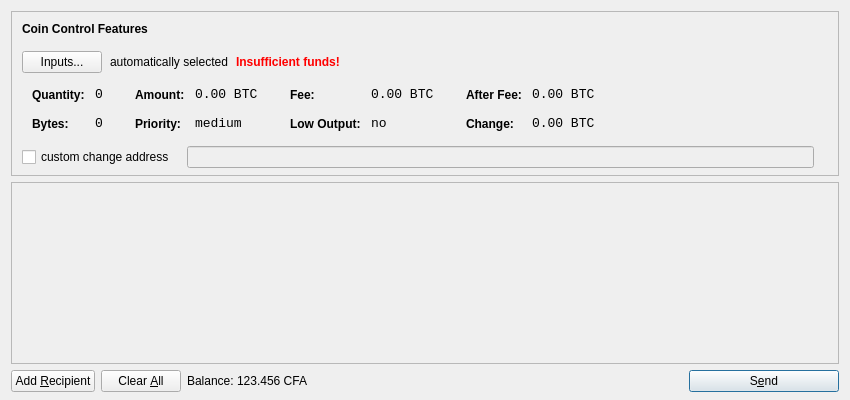
<?xml version="1.0" encoding="UTF-8"?>
<ui version="4.0">
 <class>SendCoinsDialog</class>
 <widget class="QDialog" name="SendCoinsDialog">
  <property name="geometry">
   <rect>
    <x>0</x>
    <y>0</y>
    <width>850</width>
    <height>400</height>
   </rect>
  </property>
  <property name="windowTitle">
   <string>Send Coins</string>
  </property>
  <layout class="QVBoxLayout" name="verticalLayout" stretch="0,1,0">
   <property name="bottomMargin">
    <number>8</number>
   </property>
   <item>
    <widget class="QFrame" name="frameCoinControl">
     <property name="sizePolicy">
      <sizepolicy hsizetype="Expanding" vsizetype="Expanding">
       <horstretch>0</horstretch>
       <verstretch>0</verstretch>
      </sizepolicy>
     </property>
     <property name="maximumSize">
      <size>
       <width>16777215</width>
       <height>16777215</height>
      </size>
     </property>
     <property name="frameShape">
      <enum>QFrame::StyledPanel</enum>
     </property>
     <property name="frameShadow">
      <enum>QFrame::Sunken</enum>
     </property>
     <layout class="QVBoxLayout" name="verticalLayoutCoinControl2">
      <property name="spacing">
       <number>-1</number>
      </property>
      <property name="leftMargin">
       <number>0</number>
      </property>
      <property name="topMargin">
       <number>0</number>
      </property>
      <property name="rightMargin">
       <number>0</number>
      </property>
      <property name="bottomMargin">
       <number>6</number>
      </property>
      <item>
       <layout class="QVBoxLayout" name="verticalLayoutCoinControl" stretch="0,0,0,0,1">
        <property name="spacing">
         <number>0</number>
        </property>
        <property name="leftMargin">
         <number>10</number>
        </property>
        <property name="topMargin">
         <number>10</number>
        </property>
        <item>
         <layout class="QHBoxLayout" name="horizontalLayoutCoinControl1">
          <property name="bottomMargin">
           <number>15</number>
          </property>
          <item>
           <widget class="QLabel" name="labelCoinControlFeatures">
            <property name="sizePolicy">
             <sizepolicy hsizetype="Preferred" vsizetype="Maximum">
              <horstretch>0</horstretch>
              <verstretch>0</verstretch>
             </sizepolicy>
            </property>
            <property name="font">
             <font>
              <weight>75</weight>
              <bold>true</bold>
             </font>
            </property>
            <property name="styleSheet">
             <string notr="true">font-weight:bold;</string>
            </property>
            <property name="text">
             <string>Coin Control Features</string>
            </property>
           </widget>
          </item>
         </layout>
        </item>
        <item>
         <layout class="QHBoxLayout" name="horizontalLayoutCoinControl2" stretch="0,0,0,0">
          <property name="spacing">
           <number>8</number>
          </property>
          <property name="bottomMargin">
           <number>10</number>
          </property>
          <item>
           <widget class="QPushButton" name="pushButtonCoinControl">
            <property name="styleSheet">
             <string notr="true"/>
            </property>
            <property name="text">
             <string>Inputs...</string>
            </property>
           </widget>
          </item>
          <item>
           <widget class="QLabel" name="labelCoinControlAutomaticallySelected">
            <property name="text">
             <string>automatically selected</string>
            </property>
            <property name="margin">
             <number>5</number>
            </property>
           </widget>
          </item>
          <item>
           <widget class="QLabel" name="labelCoinControlInsuffFunds">
            <property name="font">
             <font>
              <weight>75</weight>
              <bold>true</bold>
             </font>
            </property>
            <property name="styleSheet">
             <string notr="true">color:red;font-weight:bold;</string>
            </property>
            <property name="text">
             <string>Insufficient funds!</string>
            </property>
            <property name="margin">
             <number>5</number>
            </property>
           </widget>
          </item>
          <item>
           <spacer name="horizontalSpacerCoinControl">
            <property name="orientation">
             <enum>Qt::Horizontal</enum>
            </property>
            <property name="sizeHint" stdset="0">
             <size>
              <width>40</width>
              <height>1</height>
             </size>
            </property>
           </spacer>
          </item>
         </layout>
        </item>
        <item>
         <widget class="QWidget" name="widgetCoinControl" native="true">
          <property name="sizePolicy">
           <sizepolicy hsizetype="Preferred" vsizetype="Preferred">
            <horstretch>0</horstretch>
            <verstretch>0</verstretch>
           </sizepolicy>
          </property>
          <property name="minimumSize">
           <size>
            <width>0</width>
            <height>0</height>
           </size>
          </property>
          <property name="styleSheet">
           <string notr="true"/>
          </property>
          <layout class="QHBoxLayout" name="horizontalLayoutCoinControl5">
           <property name="margin">
            <number>0</number>
           </property>
           <item>
            <layout class="QHBoxLayout" name="horizontalLayoutCoinControl3" stretch="0,0,0,1">
             <property name="spacing">
              <number>20</number>
             </property>
             <property name="topMargin">
              <number>0</number>
             </property>
             <property name="bottomMargin">
              <number>10</number>
             </property>
             <item>
              <layout class="QFormLayout" name="formLayoutCoinControl1">
               <property name="horizontalSpacing">
                <number>10</number>
               </property>
               <property name="verticalSpacing">
                <number>14</number>
               </property>
               <property name="leftMargin">
                <number>10</number>
               </property>
               <property name="topMargin">
                <number>4</number>
               </property>
               <property name="rightMargin">
                <number>6</number>
               </property>
               <item row="0" column="0">
                <widget class="QLabel" name="labelCoinControlQuantityText">
                 <property name="styleSheet">
                  <string notr="true">font-weight:bold;</string>
                 </property>
                 <property name="text">
                  <string>Quantity:</string>
                 </property>
                 <property name="margin">
                  <number>0</number>
                 </property>
                </widget>
               </item>
               <item row="0" column="1">
                <widget class="QLabel" name="labelCoinControlQuantity">
                 <property name="font">
                  <font>
                   <family>Monospace</family>
                   <pointsize>10</pointsize>
                  </font>
                 </property>
                 <property name="cursor">
                  <cursorShape>IBeamCursor</cursorShape>
                 </property>
                 <property name="contextMenuPolicy">
                  <enum>Qt::ActionsContextMenu</enum>
                 </property>
                 <property name="text">
                  <string notr="true">0</string>
                 </property>
                 <property name="margin">
                  <number>0</number>
                 </property>
                 <property name="textInteractionFlags">
                  <set>Qt::LinksAccessibleByMouse|Qt::TextSelectableByKeyboard|Qt::TextSelectableByMouse</set>
                 </property>
                </widget>
               </item>
               <item row="1" column="0">
                <widget class="QLabel" name="labelCoinControlBytesText">
                 <property name="styleSheet">
                  <string notr="true">font-weight:bold;</string>
                 </property>
                 <property name="text">
                  <string>Bytes:</string>
                 </property>
                </widget>
               </item>
               <item row="1" column="1">
                <widget class="QLabel" name="labelCoinControlBytes">
                 <property name="font">
                  <font>
                   <family>Monospace</family>
                   <pointsize>10</pointsize>
                  </font>
                 </property>
                 <property name="cursor">
                  <cursorShape>IBeamCursor</cursorShape>
                 </property>
                 <property name="contextMenuPolicy">
                  <enum>Qt::ActionsContextMenu</enum>
                 </property>
                 <property name="text">
                  <string notr="true">0</string>
                 </property>
                 <property name="textInteractionFlags">
                  <set>Qt::LinksAccessibleByMouse|Qt::TextSelectableByKeyboard|Qt::TextSelectableByMouse</set>
                 </property>
                </widget>
               </item>
              </layout>
             </item>
             <item>
              <layout class="QFormLayout" name="formLayoutCoinControl2">
               <property name="horizontalSpacing">
                <number>10</number>
               </property>
               <property name="verticalSpacing">
                <number>14</number>
               </property>
               <property name="leftMargin">
                <number>6</number>
               </property>
               <property name="topMargin">
                <number>4</number>
               </property>
               <property name="rightMargin">
                <number>6</number>
               </property>
               <item row="0" column="0">
                <widget class="QLabel" name="labelCoinControlAmountText">
                 <property name="styleSheet">
                  <string notr="true">font-weight:bold;</string>
                 </property>
                 <property name="text">
                  <string>Amount:</string>
                 </property>
                 <property name="margin">
                  <number>0</number>
                 </property>
                </widget>
               </item>
               <item row="0" column="1">
                <widget class="QLabel" name="labelCoinControlAmount">
                 <property name="font">
                  <font>
                   <family>Monospace</family>
                   <pointsize>10</pointsize>
                  </font>
                 </property>
                 <property name="cursor">
                  <cursorShape>IBeamCursor</cursorShape>
                 </property>
                 <property name="contextMenuPolicy">
                  <enum>Qt::ActionsContextMenu</enum>
                 </property>
                 <property name="text">
                  <string notr="true">0.00 BTC</string>
                 </property>
                 <property name="textInteractionFlags">
                  <set>Qt::LinksAccessibleByMouse|Qt::TextSelectableByKeyboard|Qt::TextSelectableByMouse</set>
                 </property>
                </widget>
               </item>
               <item row="1" column="0">
                <widget class="QLabel" name="labelCoinControlPriorityText">
                 <property name="styleSheet">
                  <string notr="true">font-weight:bold;</string>
                 </property>
                 <property name="text">
                  <string>Priority:</string>
                 </property>
                </widget>
               </item>
               <item row="1" column="1">
                <widget class="QLabel" name="labelCoinControlPriority">
                 <property name="font">
                  <font>
                   <family>Monospace</family>
                   <pointsize>10</pointsize>
                  </font>
                 </property>
                 <property name="cursor">
                  <cursorShape>IBeamCursor</cursorShape>
                 </property>
                 <property name="contextMenuPolicy">
                  <enum>Qt::ActionsContextMenu</enum>
                 </property>
                 <property name="text">
                  <string>medium</string>
                 </property>
                 <property name="textInteractionFlags">
                  <set>Qt::LinksAccessibleByMouse|Qt::TextSelectableByKeyboard|Qt::TextSelectableByMouse</set>
                 </property>
                </widget>
               </item>
              </layout>
             </item>
             <item>
              <layout class="QFormLayout" name="formLayoutCoinControl3">
               <property name="horizontalSpacing">
                <number>10</number>
               </property>
               <property name="verticalSpacing">
                <number>14</number>
               </property>
               <property name="leftMargin">
                <number>6</number>
               </property>
               <property name="topMargin">
                <number>4</number>
               </property>
               <property name="rightMargin">
                <number>6</number>
               </property>
               <item row="0" column="0">
                <widget class="QLabel" name="labelCoinControlFeeText">
                 <property name="styleSheet">
                  <string notr="true">font-weight:bold;</string>
                 </property>
                 <property name="text">
                  <string>Fee:</string>
                 </property>
                 <property name="margin">
                  <number>0</number>
                 </property>
                </widget>
               </item>
               <item row="0" column="1">
                <widget class="QLabel" name="labelCoinControlFee">
                 <property name="font">
                  <font>
                   <family>Monospace</family>
                   <pointsize>10</pointsize>
                  </font>
                 </property>
                 <property name="cursor">
                  <cursorShape>IBeamCursor</cursorShape>
                 </property>
                 <property name="contextMenuPolicy">
                  <enum>Qt::ActionsContextMenu</enum>
                 </property>
                 <property name="text">
                  <string notr="true">0.00 BTC</string>
                 </property>
                 <property name="textInteractionFlags">
                  <set>Qt::LinksAccessibleByMouse|Qt::TextSelectableByKeyboard|Qt::TextSelectableByMouse</set>
                 </property>
                </widget>
               </item>
               <item row="1" column="0">
                <widget class="QLabel" name="labelCoinControlLowOutputText">
                 <property name="styleSheet">
                  <string notr="true">font-weight:bold;</string>
                 </property>
                 <property name="text">
                  <string>Low Output:</string>
                 </property>
                </widget>
               </item>
               <item row="1" column="1">
                <widget class="QLabel" name="labelCoinControlLowOutput">
                 <property name="font">
                  <font>
                   <family>Monospace</family>
                   <pointsize>10</pointsize>
                  </font>
                 </property>
                 <property name="cursor">
                  <cursorShape>IBeamCursor</cursorShape>
                 </property>
                 <property name="contextMenuPolicy">
                  <enum>Qt::ActionsContextMenu</enum>
                 </property>
                 <property name="text">
                  <string>no</string>
                 </property>
                 <property name="textInteractionFlags">
                  <set>Qt::LinksAccessibleByMouse|Qt::TextSelectableByKeyboard|Qt::TextSelectableByMouse</set>
                 </property>
                </widget>
               </item>
              </layout>
             </item>
             <item>
              <layout class="QFormLayout" name="formLayoutCoinControl4">
               <property name="horizontalSpacing">
                <number>10</number>
               </property>
               <property name="verticalSpacing">
                <number>14</number>
               </property>
               <property name="leftMargin">
                <number>6</number>
               </property>
               <property name="topMargin">
                <number>4</number>
               </property>
               <property name="rightMargin">
                <number>6</number>
               </property>
               <item row="0" column="0">
                <widget class="QLabel" name="labelCoinControlAfterFeeText">
                 <property name="styleSheet">
                  <string notr="true">font-weight:bold;</string>
                 </property>
                 <property name="text">
                  <string>After Fee:</string>
                 </property>
                 <property name="margin">
                  <number>0</number>
                 </property>
                </widget>
               </item>
               <item row="0" column="1">
                <widget class="QLabel" name="labelCoinControlAfterFee">
                 <property name="font">
                  <font>
                   <family>Monospace</family>
                   <pointsize>10</pointsize>
                  </font>
                 </property>
                 <property name="cursor">
                  <cursorShape>IBeamCursor</cursorShape>
                 </property>
                 <property name="contextMenuPolicy">
                  <enum>Qt::ActionsContextMenu</enum>
                 </property>
                 <property name="text">
                  <string notr="true">0.00 BTC</string>
                 </property>
                 <property name="textInteractionFlags">
                  <set>Qt::LinksAccessibleByMouse|Qt::TextSelectableByKeyboard|Qt::TextSelectableByMouse</set>
                 </property>
                </widget>
               </item>
               <item row="1" column="0">
                <widget class="QLabel" name="labelCoinControlChangeText">
                 <property name="styleSheet">
                  <string notr="true">font-weight:bold;</string>
                 </property>
                 <property name="text">
                  <string>Change:</string>
                 </property>
                </widget>
               </item>
               <item row="1" column="1">
                <widget class="QLabel" name="labelCoinControlChange">
                 <property name="font">
                  <font>
                   <family>Monospace</family>
                   <pointsize>10</pointsize>
                  </font>
                 </property>
                 <property name="cursor">
                  <cursorShape>IBeamCursor</cursorShape>
                 </property>
                 <property name="contextMenuPolicy">
                  <enum>Qt::ActionsContextMenu</enum>
                 </property>
                 <property name="text">
                  <string notr="true">0.00 BTC</string>
                 </property>
                 <property name="textInteractionFlags">
                  <set>Qt::LinksAccessibleByMouse|Qt::TextSelectableByKeyboard|Qt::TextSelectableByMouse</set>
                 </property>
                </widget>
               </item>
              </layout>
             </item>
            </layout>
           </item>
          </layout>
         </widget>
        </item>
        <item>
         <layout class="QHBoxLayout" name="horizontalLayoutCoinControl4" stretch="0,0,0">
          <property name="spacing">
           <number>12</number>
          </property>
          <property name="sizeConstraint">
           <enum>QLayout::SetDefaultConstraint</enum>
          </property>
          <property name="topMargin">
           <number>5</number>
          </property>
          <property name="rightMargin">
           <number>5</number>
          </property>
          <item>
           <widget class="QCheckBox" name="checkBoxCoinControlChange">
            <property name="text">
             <string>custom change address</string>
            </property>
           </widget>
          </item>
          <item>
           <widget class="QLineEdit" name="lineEditCoinControlChange">
            <property name="enabled">
             <bool>false</bool>
            </property>
            <property name="sizePolicy">
             <sizepolicy hsizetype="Expanding" vsizetype="Fixed">
              <horstretch>0</horstretch>
              <verstretch>0</verstretch>
             </sizepolicy>
            </property>
           </widget>
          </item>
          <item>
           <widget class="QLabel" name="labelCoinControlChangeLabel">
            <property name="sizePolicy">
             <sizepolicy hsizetype="Preferred" vsizetype="Expanding">
              <horstretch>0</horstretch>
              <verstretch>0</verstretch>
             </sizepolicy>
            </property>
            <property name="minimumSize">
             <size>
              <width>0</width>
              <height>0</height>
             </size>
            </property>
            <property name="text">
             <string/>
            </property>
            <property name="margin">
             <number>3</number>
            </property>
           </widget>
          </item>
         </layout>
        </item>
        <item>
         <spacer name="verticalSpacerCoinControl">
          <property name="orientation">
           <enum>Qt::Vertical</enum>
          </property>
          <property name="sizeHint" stdset="0">
           <size>
            <width>800</width>
            <height>1</height>
           </size>
          </property>
         </spacer>
        </item>
       </layout>
      </item>
     </layout>
    </widget>
   </item>
   <item>
    <widget class="QScrollArea" name="scrollArea">
     <property name="widgetResizable">
      <bool>true</bool>
     </property>
     <widget class="QWidget" name="scrollAreaWidgetContents">
      <property name="geometry">
       <rect>
        <x>0</x>
        <y>0</y>
        <width>830</width>
        <height>165</height>
       </rect>
      </property>
      <layout class="QVBoxLayout" name="verticalLayout_2">
       <property name="margin">
        <number>0</number>
       </property>
       <item>
        <layout class="QVBoxLayout" name="entries">
         <property name="spacing">
          <number>6</number>
         </property>
        </layout>
       </item>
       <item>
        <spacer name="verticalSpacer">
         <property name="orientation">
          <enum>Qt::Vertical</enum>
         </property>
         <property name="sizeHint" stdset="0">
          <size>
           <width>20</width>
           <height>40</height>
          </size>
         </property>
        </spacer>
       </item>
      </layout>
     </widget>
    </widget>
   </item>
   <item>
    <layout class="QHBoxLayout" name="horizontalLayout">
     <item>
      <widget class="QPushButton" name="addButton">
       <property name="toolTip">
        <string>Send to multiple recipients at once</string>
       </property>
       <property name="text">
        <string>Add &amp;Recipient</string>
       </property>
       <property name="icon">
        <iconset resource="../bitcoin.qrc">
         <normaloff>:/icons/add</normaloff>:/icons/add</iconset>
       </property>
       <property name="autoDefault">
        <bool>false</bool>
       </property>
      </widget>
     </item>
     <item>
      <widget class="QPushButton" name="clearButton">
       <property name="sizePolicy">
        <sizepolicy hsizetype="Minimum" vsizetype="Fixed">
         <horstretch>0</horstretch>
         <verstretch>0</verstretch>
        </sizepolicy>
       </property>
       <property name="toolTip">
        <string>Remove all transaction fields</string>
       </property>
       <property name="text">
        <string>Clear &amp;All</string>
       </property>
       <property name="icon">
        <iconset resource="../bitcoin.qrc">
         <normaloff>:/icons/remove</normaloff>:/icons/remove</iconset>
       </property>
       <property name="autoRepeatDelay">
        <number>300</number>
       </property>
       <property name="autoDefault">
        <bool>false</bool>
       </property>
      </widget>
     </item>
     <item>
      <layout class="QHBoxLayout" name="horizontalLayout_2">
       <property name="spacing">
        <number>3</number>
       </property>
       <item>
        <widget class="QLabel" name="label">
         <property name="text">
          <string>Balance:</string>
         </property>
        </widget>
       </item>
       <item>
        <widget class="QLabel" name="labelBalance">
         <property name="cursor">
          <cursorShape>IBeamCursor</cursorShape>
         </property>
         <property name="text">
          <string>123.456 CFA</string>
         </property>
         <property name="textInteractionFlags">
          <set>Qt::LinksAccessibleByMouse|Qt::TextSelectableByKeyboard|Qt::TextSelectableByMouse</set>
         </property>
        </widget>
       </item>
      </layout>
     </item>
     <item>
      <spacer name="horizontalSpacer">
       <property name="orientation">
        <enum>Qt::Horizontal</enum>
       </property>
       <property name="sizeHint" stdset="0">
        <size>
         <width>40</width>
         <height>20</height>
        </size>
       </property>
      </spacer>
     </item>
     <item>
      <widget class="QPushButton" name="sendButton">
       <property name="minimumSize">
        <size>
         <width>150</width>
         <height>0</height>
        </size>
       </property>
       <property name="toolTip">
        <string>Confirm the send action</string>
       </property>
       <property name="text">
        <string>S&amp;end</string>
       </property>
       <property name="icon">
        <iconset resource="../bitcoin.qrc">
         <normaloff>:/icons/send</normaloff>:/icons/send</iconset>
       </property>
       <property name="default">
        <bool>true</bool>
       </property>
      </widget>
     </item>
    </layout>
   </item>
  </layout>
 </widget>
 <resources>
  <include location="../bitcoin.qrc"/>
 </resources>
 <connections/>
</ui>
